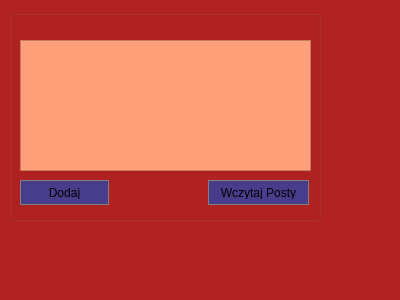
<?xml version="1.0" encoding="UTF-8"?>
<ui version="4.0">
 <class>Posty</class>
 <widget class="QDialog" name="Posty">
  <property name="geometry">
   <rect>
    <x>0</x>
    <y>0</y>
    <width>400</width>
    <height>300</height>
   </rect>
  </property>
  <property name="windowTitle">
   <string>Dialog</string>
  </property>
  <property name="styleSheet">
   <string notr="true">QDialog{
background-color: #B22222;
}
</string>
  </property>
  <widget class="QGroupBox" name="groupBox_Posty">
   <property name="geometry">
    <rect>
     <x>10</x>
     <y>10</y>
     <width>311</width>
     <height>211</height>
    </rect>
   </property>
   <property name="styleSheet">
    <string notr="true">QGroupBox
{
	backgroud-color: #B22222;
}</string>
   </property>
   <property name="title">
    <string/>
   </property>
   <widget class="QPushButton" name="pushButton_Dodaj">
    <property name="geometry">
     <rect>
      <x>10</x>
      <y>170</y>
      <width>89</width>
      <height>25</height>
     </rect>
    </property>
    <property name="styleSheet">
     <string notr="true">QPushButton{
	background-color: #483D8B;
	border: 1px solid gray;
	padding: 5px;
}

QPushButton:pressed{
	background-color: red;
	border: 1px solid gray;
	padding: 5px;
}</string>
    </property>
    <property name="text">
     <string>Dodaj</string>
    </property>
   </widget>
   <widget class="QPlainTextEdit" name="plainTextEdit_Post_uzytkownika">
    <property name="geometry">
     <rect>
      <x>10</x>
      <y>30</y>
      <width>291</width>
      <height>131</height>
     </rect>
    </property>
    <property name="styleSheet">
     <string notr="true">QPlainTextEdit{
background-color: #FFA07A;
}</string>
    </property>
   </widget>
   <widget class="QPushButton" name="pushButton_wczytaj_posty">
    <property name="geometry">
     <rect>
      <x>198</x>
      <y>170</y>
      <width>101</width>
      <height>25</height>
     </rect>
    </property>
    <property name="styleSheet">
     <string notr="true">QPushButton{
	background-color: #483D8B;
	border: 1px solid gray;
	padding: 5px;
}

QPushButton:pressed{
	background-color: red;
	border: 1px solid gray;
	padding: 5px;
}</string>
    </property>
    <property name="text">
     <string>Wczytaj Posty</string>
    </property>
   </widget>
  </widget>
 </widget>
 <resources/>
 <connections/>
</ui>
